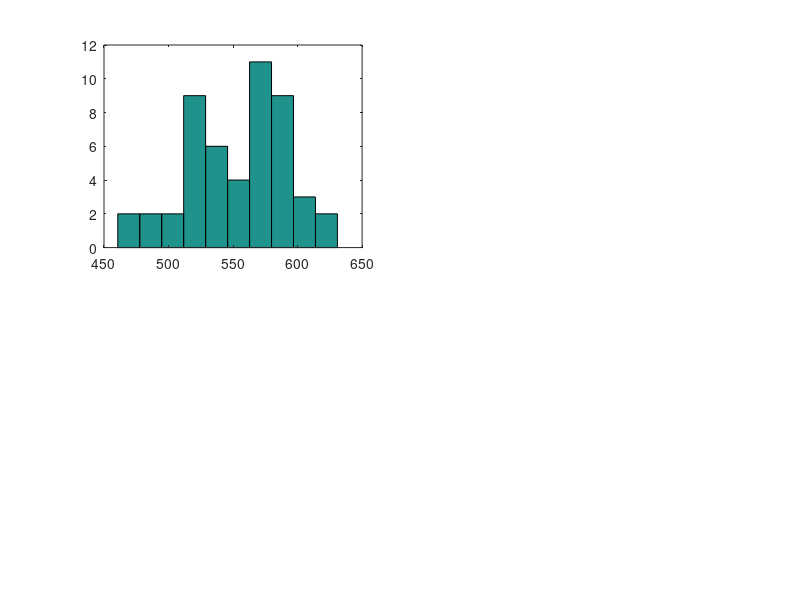

This figure's MATLAB source: (Note: this script raises an error after producing the figure.)
clear all; 

load('RTNorm.mat');
exemplars(1,:) = NormalRT;
load('RTTaboo.mat');
exemplars(2,:) = TabooRT;

%1. Define a range of possible feature values
stepsize = 0.1; % stepsize
T = 1:stepsize:1000; % from 0 to 1000

% Width of Gaussian kernel
h = 20; 

% ######################################
% #####  NON-PARAMETRIC INFERENCE  #####
% ######################################

for cati = 1:2
    
    data = exemplars(cati,:);
    % 2. Apply the Gaussian kernel for each observation
    for i = 1:length(data)
        % Apply the Gaussian kernel
        KernVals(i,:) = normpdf(T,data(i),h); %exp((-(T-NormalRT(i)).^2)/(2*h^2));   
    end

    % 3. Sum up kernel values over all observations
    K = sum(KernVals,1); % sum across the first dimension

    % 4. Normalization to approximate P(RT|Category)
    CatDist(cati,:) = K/sum(K*stepsize);
    
end


%5. Compute the probability of a test trial showing a normal word, P(category 1 | RT). 
priorcat1 = 0.5;
priorcat2 = 1-priorcat1;

testval = [200,  460, 560, 600, 763];

% WRITE YOUR OWN CODE
for i = 1:length(testval)
    prob_cat1 = CatDist(1,testval(i)*10)*priorcat1;
    prob_cat2 = CatDist(2,testval(i)*10)*priorcat2;
    post_nonparam_normal_testval(i) = prob_cat1/(prob_cat1+prob_cat2);
end


% ######################################
% #####  PARAMETRIC INFERENCE  #####
% ######################################

%%1. Assume Gaussian distribution for each category. Use the sample mean and
%% the sample variance from exemplars to compute P(RT | Category)
% WRITE YOUR OWN CODE
mean_normal = mean(exemplars(1,:));
std_normal = std(exemplars(1,:));

mean_taboo = mean(exemplars(2,:));
std_taboo = std(exemplars(2,:));

%2. Compute the probability of a test trial showing a normal word, P(category 1 | RT). 
post_param_normal = normpdf(T,mean_normal,std_normal);
post_param_taboo = normpdf(T,mean_taboo,std_taboo);

%3. find category for observed data
for i = 1:length(testval)
    prob_cat1 = post_param_normal(testval(i)*10)*priorcat1;
    prob_cat2 = post_param_taboo(testval(i)*10)*priorcat2;
    post_param_normal_testval(i) = prob_cat1/(prob_cat1+prob_cat2);
end


%% compare category estimation from non-parametric, parametric methods
disp(post_nonparam_normal_testval);
disp(post_param_normal_testval);


% ######################
% #####  PLOTTING  #####
% ######################
% Plotting parameters
figure('Name','Parametric inference');
bins = 10;
xrange = [min(T) max(T)];

%% The exemplar RTs from Normal word category
subplot(2,2,1);
hist(NormalRT,bins);
h = findobj(gca,'Type','patch'); h.FaceColor = 'r';h.EdgeColor = 'w';
ylabel('RT histogram (Normal)');
xlim(xrange);

%% The exemplar RTs from Taboo word category
subplot(2,2,2);
hist(TabooRT,bins); 
h = findobj(gca,'Type','patch'); h.FaceColor = 'b';h.EdgeColor = 'w';
ylabel('RT histogram (Taboo)');
xlim(xrange);
% 

%% P(RT|category) from nonparametric method
subplot(2,2,3);
plot(T,CatDist(1,:),'r'); hold on;
plot(T,CatDist(2,:),'b'); 
ylabel('P( RT | Category )');
title('NonParametric');
xlim(xrange);

%% P(RT|category) from parametric method
subplot(2,2,4);
plot(T,post_param_normal,'r'); hold on;
plot(T,post_param_taboo,'b'); 
ylabel('P( RT | Category )');
title('Parametric');
xlim(xrange);
